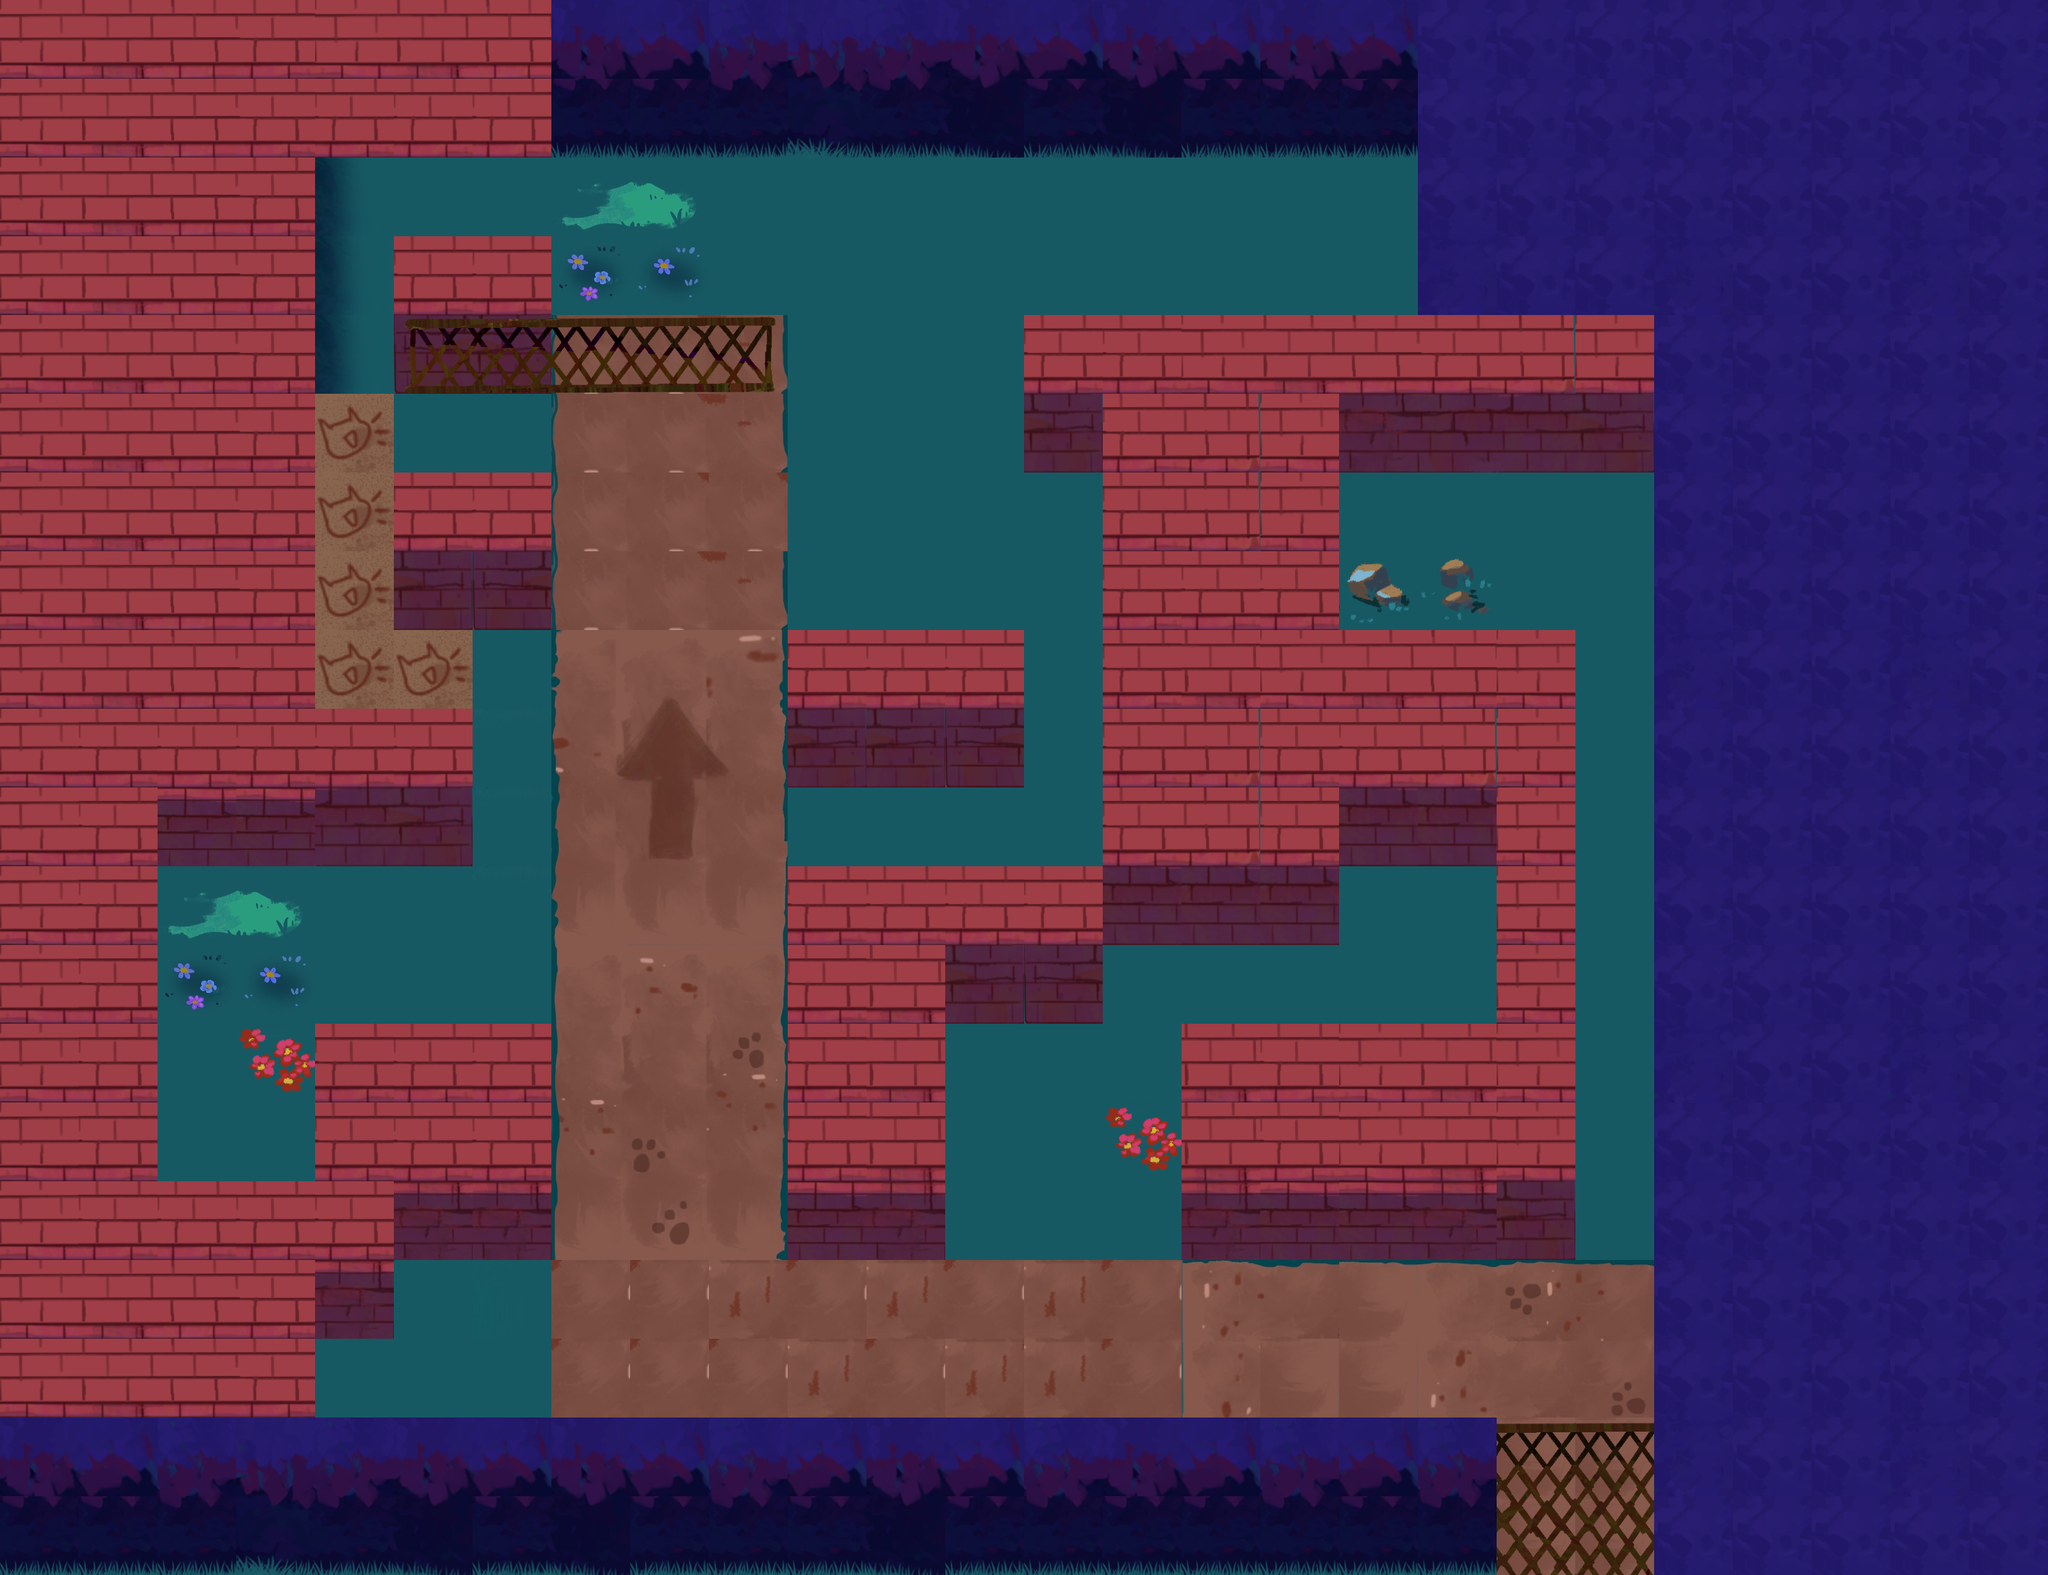

This is a level from a 2D game, rendered from its Tiled map with the project's own tilesets. A one-line summary and the map file follow, with tile-layer data summarised:
An orthogonal 26x20 tile map with 128x128 px tiles, 3 tile layers (ground, decorations, wall-tiles), 11 tilesets and 39 objects (3x Guard, 2x Text, Exit, Octopus, Camera, ...).

<map version="1.10" tiledversion="1.11.2" orientation="orthogonal" renderorder="right-down" width="26" height="20" tilewidth="128" tileheight="128" infinite="0" nextlayerid="10" nextobjectid="261">
 <tileset firstgid="1" source="../../tilesets/path-1.tsx" />
 <tileset firstgid="211" source="../../tilesets/path-2.tsx" />
 <tileset firstgid="421" source="../../tilesets/walls-1.tsx" />
 <tileset firstgid="631" source="../../tilesets/walls-2.tsx" />
 <tileset firstgid="841" source="../../tilesets/path-3.tsx" />
 <tileset firstgid="1097" source="../../tilesets/fence.tsx" />
 <tileset firstgid="1127" source="../../tilesets/trees.tsx" />
 <tileset firstgid="1136" source="../../tilesets/decorations-2.tsx" />
 <tileset firstgid="1256" source="../../tilesets/decorations.tsx" />
 <tileset firstgid="1376" source="../../tilesets/grass_shadow2.tsx" />
 <tileset firstgid="1382" source="../../tilesets/meowdecalsmall.tsx" />
 <layer id="1" name="ground" width="26" height="20">
  <data>[520 cells, 520 non-empty, 89 distinct tile ids]</data>
 </layer>
 <layer id="8" name="decorations" width="26" height="20">
  <data>[520 cells, 19 non-empty, 18 distinct tile ids]</data>
 </layer>
 <layer id="9" name="wall-tiles" width="26" height="20">
  <data>[520 cells, 53 non-empty, 1 distinct tile ids]</data>
 </layer>
 <objectgroup id="5" name="walls">
  <object id="84" x="1920" y="1664" width="768" height="384" />
  <object id="162" x="1792" y="768" width="384" height="512" />
  <object id="187" x="1792" y="640" width="384" height="128" />
  <object id="189" x="1408" y="1024" width="256" height="128" />
  <object id="195" x="640" y="768" width="256" height="128" />
  <object id="207" x="512" y="0" width="384" height="256" />
  <object id="208" x="896" y="0" width="1792" height="256" />
  <object id="209" x="2304" y="256" width="384" height="256" />
  <object id="210" x="640" y="896" width="256" height="128" />
  <object id="211" x="512" y="1152" width="256" height="256" />
  <object id="212" x="1408" y="1152" width="256" height="128" />
  <object id="213" x="1280" y="1408" width="512" height="256" />
  <object id="214" x="512" y="1664" width="384" height="384" />
  <object id="224" x="1920" y="512" width="768" height="128" />
  <object id="225" x="2176" y="640" width="512" height="128" />
  <object id="233" x="1792" y="1280" width="384" height="256" />
  <object id="243" x="256" y="2304" width="2432" height="256" />
  <object id="227" x="1664" y="512" width="256" height="128" />
  <object id="228" x="1664" y="640" width="128" height="128" />
  <object id="229" x="1280" y="1664" width="256" height="384" />
  <object id="240" x="2176" y="1024" width="384" height="384" />
  <object id="241" x="2432" y="1408" width="128" height="256" />
  <object id="242" x="0" y="0" width="256" height="2560" />
  <object id="244" x="256" y="0" width="256" height="1408" />
  <object id="245" x="256" y="1920" width="256" height="384" />
  <object id="250" x="2688" y="0" width="640" height="2560" />
  <object id="252" x="1280" y="1024" width="128" height="256" />
  <object id="259" x="896" y="512" width="384" height="128" />
  <object id="260" x="640" y="384" width="256" height="256" />
 </objectgroup>
 <objectgroup id="4" name="objects">
  <object id="4" type="Exit" x="2208.24" y="428.121">
   <properties>
    <property name="category" value="10000" />
    <property name="creature" value="PENGUIN" />
    <property name="exclude" value="00000" />
    <property name="size" type="float" value="1.25" />
   </properties>
   <point />
  </object>
  <object id="154" type="Text" x="440" y="1604">
   <properties>
    <property name="text" value="${swapKey} to swap!" />
   </properties>
   <point />
  </object>
  <object id="155" type="Text" x="1326.31" y="405.697">
   <properties>
    <property name="text" value="${followKey} to make other character follow you" />
   </properties>
   <point />
  </object>
  <object id="164" type="Octopus" x="1860" y="1636">
   <properties>
    <property name="abilityRange" type="float" value="3.5" />
    <property name="category" value="00010" />
    <property name="exclude" value="00010" />
    <property name="force" type="float" value="1" />
    <property name="inkCapacity" type="float" value="100" />
    <property name="inkRegen" type="float" value="25" />
    <property name="inkUsage" type="float" value="25" />
    <property name="maxSpeed" type="float" value="5" />
    <property name="radius" type="float" value="0.4" />
    <property name="spriteRadius" type="float" value="0.6" />
   </properties>
   <point />
  </object>
  <object id="169" type="Guard" x="1652.55" y="2234">
   <properties>
    <property name="angle" type="float" value="270" />
    <property name="category" value="00100" />
    <property name="exclude" value="00100" />
    <property name="force" type="float" value="1.5" />
    <property name="fov" type="float" value="60" />
    <property name="maxSpeed" type="float" value="10" />
    <property name="path" type="object" value="249" />
    <property name="radius" type="float" value="0.2" />
    <property name="spriteRadius" type="float" value="1" />
    <property name="viewDistance" type="float" value="5" />
   </properties>
   <point />
  </object>
  <object id="170" type="Camera" x="588.485" y="1496.48">
   <properties>
    <property name="alarmDistance" type="float" value="5" />
    <property name="angle" type="float" value="0" />
    <property name="category" value="01000" />
    <property name="disabledTime" type="float" value="5" />
    <property name="exclude" value="00000" />
    <property name="fov" type="float" value="60" />
    <property name="radius" type="float" value="0.2" />
    <property name="spriteRadius" type="float" value="0.6" />
    <property name="viewDistance" type="float" value="4" />
   </properties>
   <point />
  </object>
  <object id="223" type="Guard" x="1024.36" y="454.849">
   <properties>
    <property name="angle" type="float" value="0" />
    <property name="category" value="00100" />
    <property name="exclude" value="00100" />
    <property name="force" type="float" value="1.5" />
    <property name="fov" type="float" value="60" />
    <property name="maxSpeed" type="float" value="10" />
    <property name="path" type="object" value="258" />
    <property name="radius" type="float" value="0.2" />
    <property name="spriteRadius" type="float" value="1" />
    <property name="viewDistance" type="float" value="5" />
   </properties>
   <point />
  </object>
  <object id="249" x="1739.39" y="2224.24">
   <polyline points="298.085,1.39461 -394.374,-2.17948" />
  </object>
  <object id="251" type="Cat" x="315.152" y="1466.67">
   <properties>
    <property name="abilityCooldown" type="float" value="5" />
    <property name="abilityRange" type="float" value="7" />
    <property name="category" value="00010" />
    <property name="exclude" value="00010" />
    <property name="force" type="float" value="3" />
    <property name="maxSpeed" type="float" value="10" />
    <property name="meowExpandSpeed" type="float" value="10" />
    <property name="radius" type="float" value="0.4" />
    <property name="spriteRadius" type="float" value="0.6" />
   </properties>
   <point />
  </object>
  <object id="257" type="Guard" x="700" y="2142.42">
   <properties>
    <property name="angle" type="float" value="270" />
    <property name="category" value="00100" />
    <property name="exclude" value="00100" />
    <property name="force" type="float" value="1.5" />
    <property name="fov" type="float" value="60" />
    <property name="maxSpeed" type="float" value="10" />
    <property name="path" type="object" value="0" />
    <property name="radius" type="float" value="0.2" />
    <property name="spriteRadius" type="float" value="1" />
    <property name="viewDistance" type="float" value="5" />
   </properties>
   <point />
  </object>
 </objectgroup>
</map>
